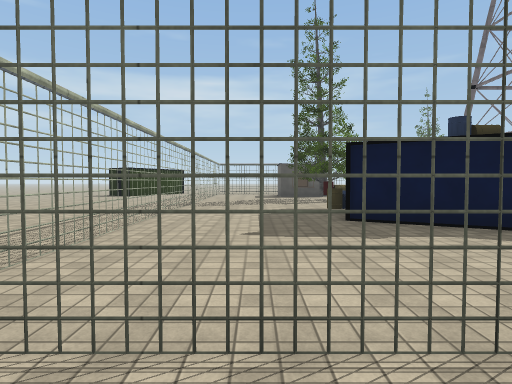
view 1 (above)

22 first-person views from a walk through a Unity game level. The camera is 1.5 m above the floor, tilts 2° down and sees 80° across. The floor is counted in squares, 2 m on a side. Each view is taken from the middle of a square. On the plan, view 1 faces up. The plan holds only what a view shows up to about 10 squares ahead; the rest is blank. The place goes on beyond the plan. Some surface patterns are stand-ins.

view 2
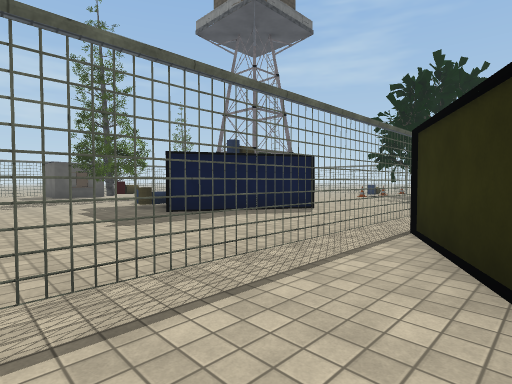

view 3
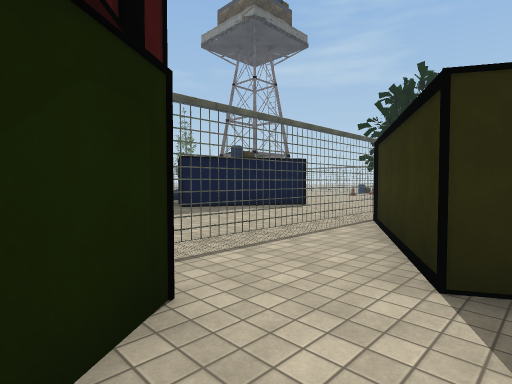

view 4
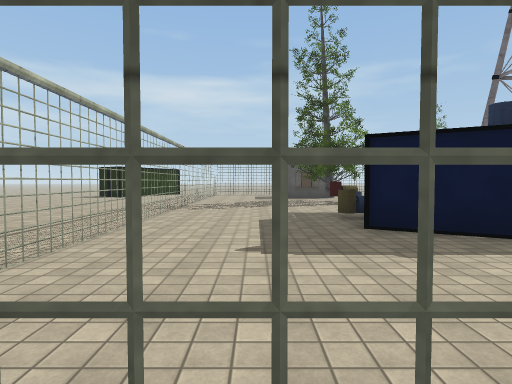

view 5
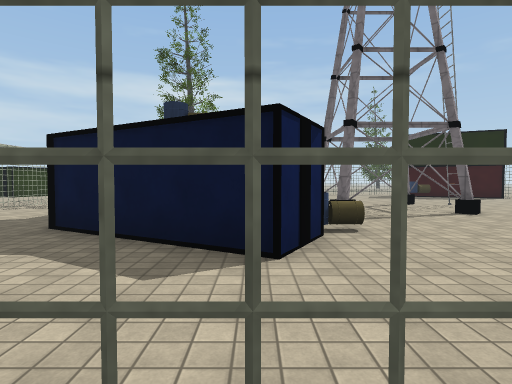

view 6
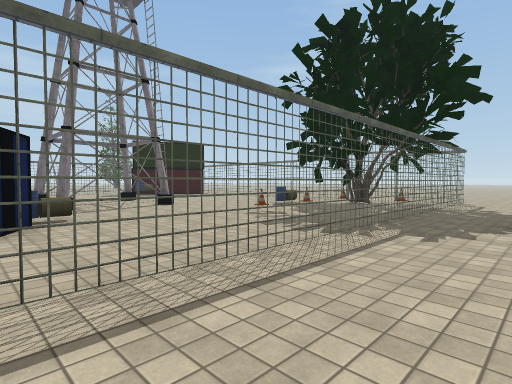

view 7
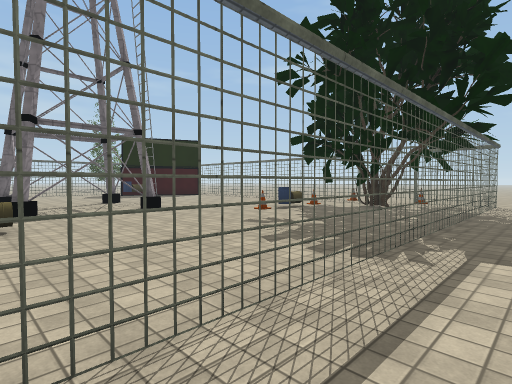

view 8
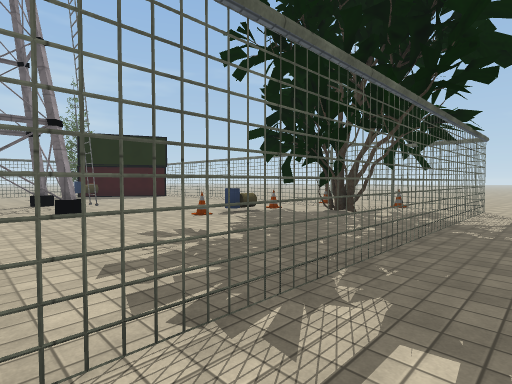

view 9
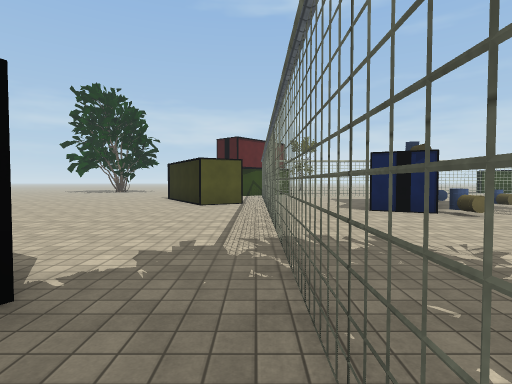

view 10
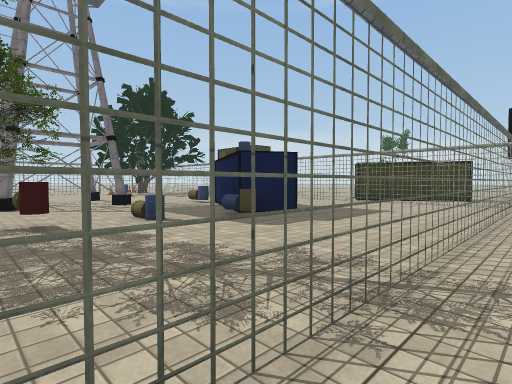

view 11
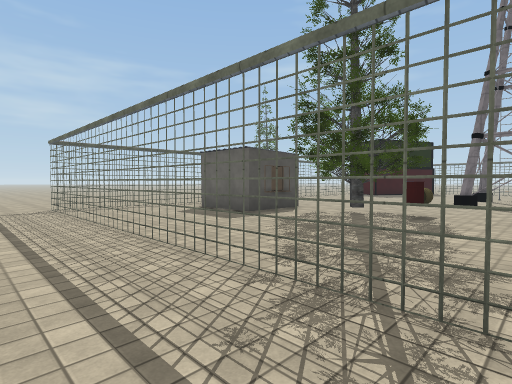

view 12
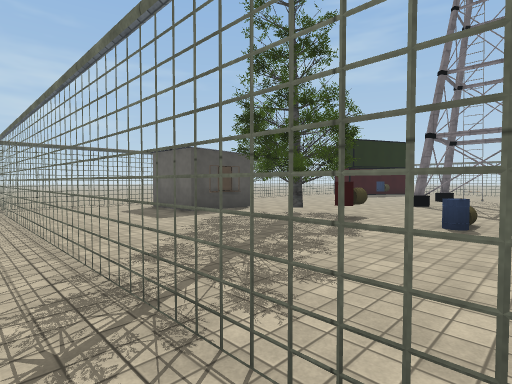

view 13
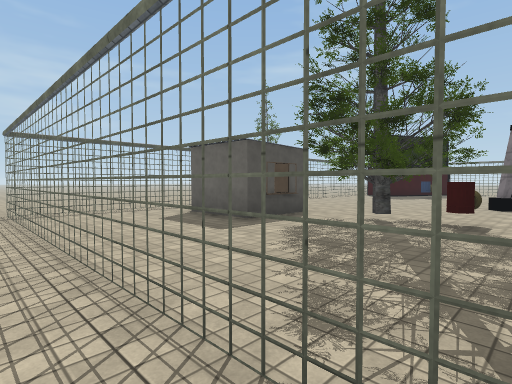

view 14
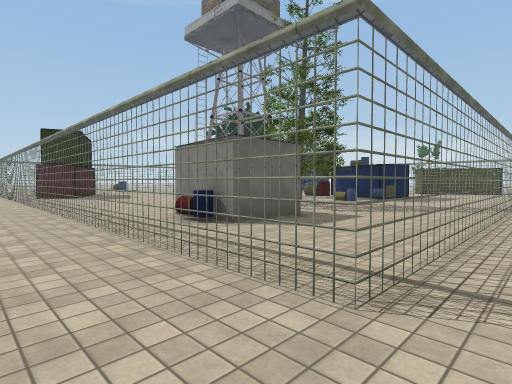

view 15
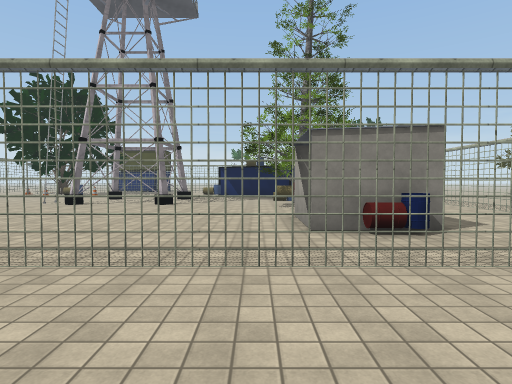

view 16
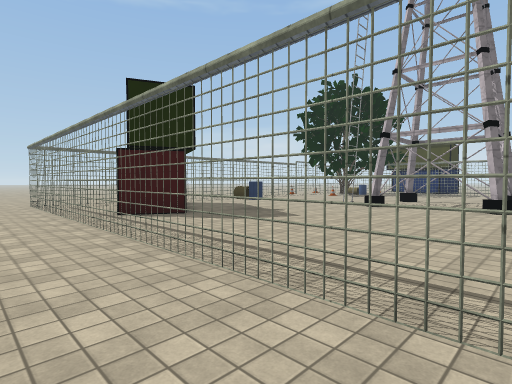

view 17
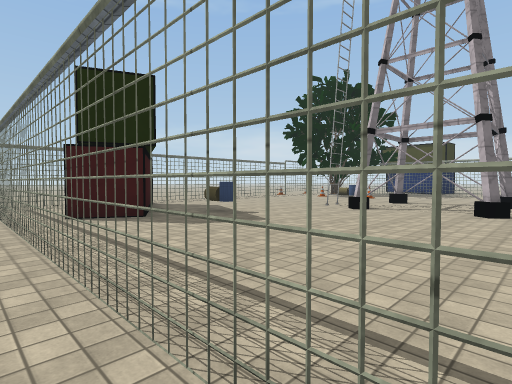

view 18
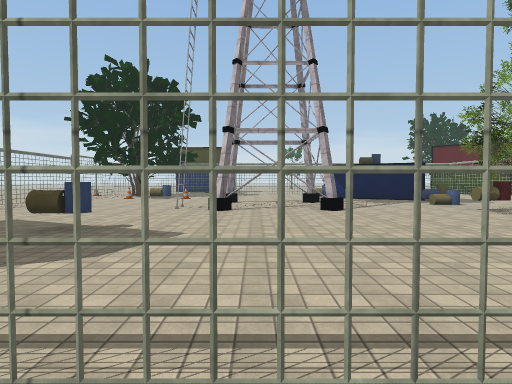

view 19
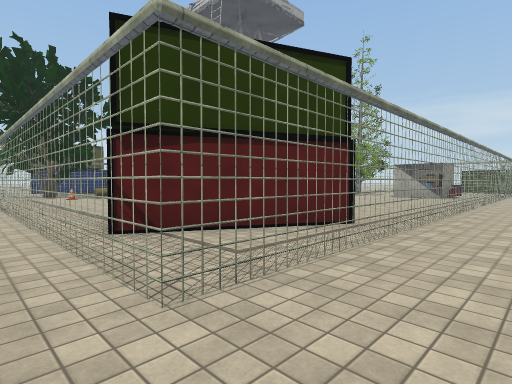

view 20
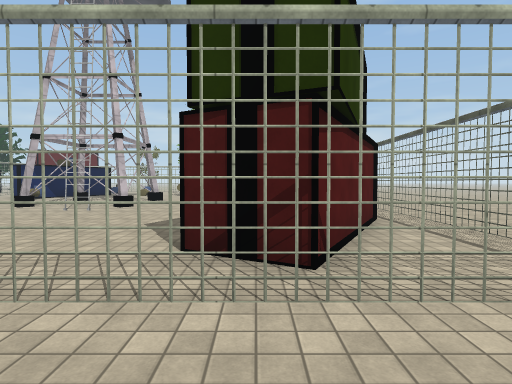

view 21
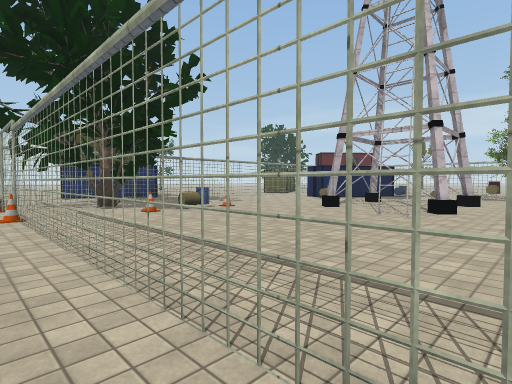

view 22
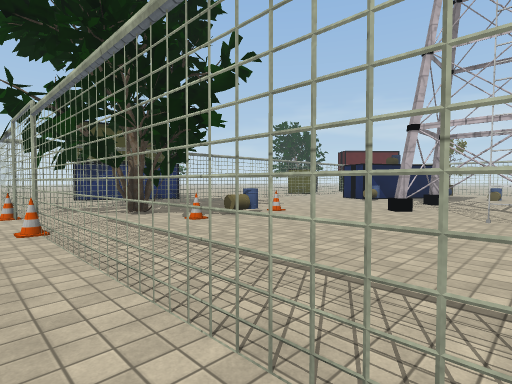

### Floor plan
Key: @ floor where view 1 was taken; # wall or solid block; x gap in a wall; . floor; = window, fence, low wall or low ledge; ^ raised ledge; T thing the floor can be seen under or through; O other object.
Columns run from 5 left of view 1 to 20 right of it. Each row starts with its distance up from view 1.
 22   ...         ...
 21   ....   .    ....
 20   ......................
 19   ......................
 18   .#xTT.TTTTTTTTTTTTTT#.
 17   .#...=..........TT..#.
 16   .#..###.........#####.
 15   .#..^^#..........####..
 14  ..#...#= .......^...##.
 13  ..#.. OO ............#.
 12  ..#..OOOO............#.
 11 ...#...=# ..####......#.
 10 ...#........#  #......#.
  9 ...#....^...#  #......#.
  8 ...#...=....####......#.
  7 ...#...##.............#.
  6 ...#...####^.....=^####.
  5  ..#....####.....  ###=
  4  ..#......#......  ###=.
  3   .#.............  ####..
  2    #x============######...
  1    .......................
  0   #..@.##...............
 -1   #..####.......#
 -2   ...#  ........
 -3         ......
 -4         .....
 -5         ....
 -6         ..

Positions as (right, up) in squares from view 1, and headings:
1: (0, 0), facing up
2: (-2, -1), facing up-right
3: (-3, -2), facing up-right
4: (0, 1), facing up
5: (5, 1), facing up
6: (5, -1), facing up-right
7: (6, 0), facing up-right
8: (8, 0), facing up-right
9: (13, 1), facing left
10: (-3, 12), facing down-right
11: (-4, 9), facing up-right
12: (-3, 8), facing up-right
13: (-3, 10), facing up-right
14: (-3, 20), facing down-right
15: (4, 21), facing down
16: (6, 20), facing down-right
17: (6, 19), facing down-right
18: (9, 19), facing down
19: (18, 20), facing down-left
20: (19, 15), facing left
21: (18, 13), facing down-left
22: (18, 11), facing down-left
